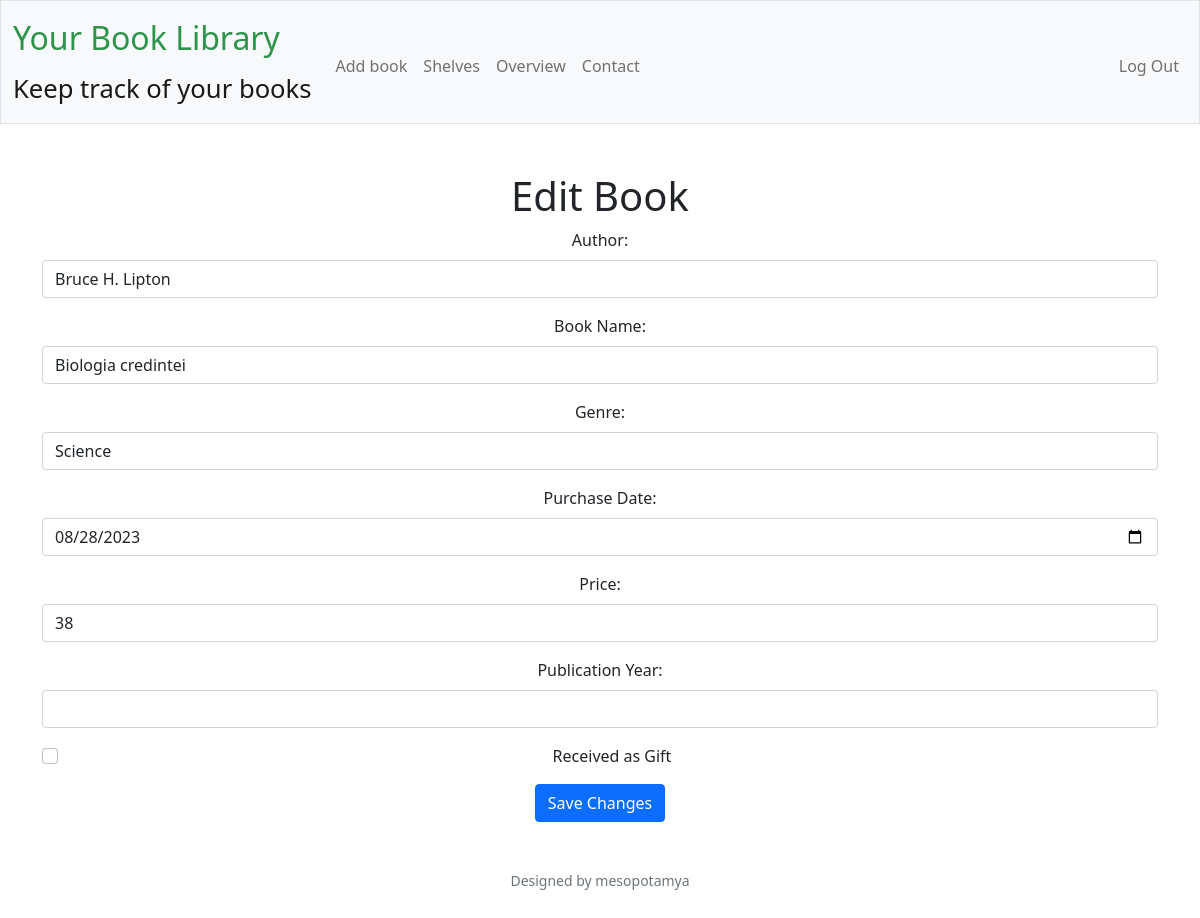
/edit_book/2 (signed in), run on the app's committed database.
### tables this page shows
CREATE TABLE books (
    id INTEGER PRIMARY KEY AUTOINCREMENT,
    author TEXT NOT NULL,
    book_name TEXT NOT NULL,
    genre TEXT NOT NULL,
    purchase_date DATE NOT NULL,
    price DECIMAL(10, 2) NOT NULL,
    ISBN TEXT,
    user_id INTEGER,
    action TEXT,
    details TEXT,
    date_created TIMESTAMP DEFAULT CURRENT_TIMESTAMP,
    book_gift INTEGER DEFAULT 0, currency TEXT,    
    FOREIGN KEY (user_id) REFERENCES users(id)
);

### app.py (the view, shortened to what this page needs)
@app.route("/edit_book/<book_id>", methods=["GET", "POST"])
@login_required
def edit_book(book_id):
    try:
        book_id = int(book_id)
    except ValueError:
        flash("Invalid book ID", "error")
        return redirect(url_for("shelves"))
    user_id = session.get("user_id")
    book = db.execute(
        "SELECT * FROM books WHERE id = ? AND user_id = ?", book_id, user_id
    )
    if not book:
        flash("Book not found or unauthorized access", "error")
        return redirect(url_for("shelves"))
    book = book[0] if book else None  # Extract the book if found
    return render_template("edit_book.html", book=book)

### app.py (called while the page is built)
@app.after_request
def after_request(response):
    response.headers["Cache-Control"] = "no-cache, no-store, must-revalidate"
    response.headers["Expires"] = 0
    response.headers["Pragma"] = "no-cache"
    return response

### helpers.py (called while the page is built)
def login_required(f):
    @wraps(f)
    def decorated_function(*args, **kwargs):
        if session.get("user_id") is None:
            return redirect("/login")
        return f(*args, **kwargs)
    return decorated_function

### templates/edit_book.html (shortened to what this page needs)
{% extends "layout.html" %}
{% block main %}
    <div class="container">
        <h1>Edit Book</h1>
        <form action="{{ url_for('edit_book', book_id=book.id) }}" method="post">
            <div class="mb-3">
                <label for="author" class="form-label">Author:</label>
                <input type="text" class="form-control" id="author" name="author" value="{{ book.author }}">
            </div>
            <div class="mb-3">
                <label for="book_name" class="form-label">Book Name:</label>
                <input type="text" class="form-control" id="book_name" name="book_name" value="{{ book.book_name }}">
            </div>
            <div class="mb-3">
                <label for="genre" class="form-label">Genre:</label>
                <input type="text" class="form-control" id="genre" name="genre" value="{{ book.genre }}">
            </div>
            <div class="mb-3">
                <label for="purchase_date" class="form-label">Purchase Date:</label>
                <input type="date" class="form-control" id="purchase_date" name="purchase_date" value="{{ book.purchase_date }}">
            </div>
            <div class="mb-3">
                <label for="price" class="form-label">Price:</label>
                <input type="text" class="form-control" id="price" name="price" value="{{ book.price }}">
            </div>
            <div class="mb-3">
                <label for="publication_year" class="form-label">Publication Year:</label>
                <input type="text" class="form-control" id="publication_year" name="publication_year" value="{{ book.publication_year }}">
            </div>
            <div class="form-check mb-3">
                <input type="checkbox" class="form-check-input" id="book_gift" name="book_gift" {% if book.book_gift == 1 %} checked {% endif %}>
                <label class="form-check-label" for="book_gift">Received as Gift</label>
            </div>
            <button type="submit" class="btn btn-primary">Save Changes</button>
        </form>
    </div>
{% endblock %}

### data on the page
books: author "Bruce H. Lipton", book_name "Biologia credintei", genre "Science", purchase_date "08/28/2023", price "38"
